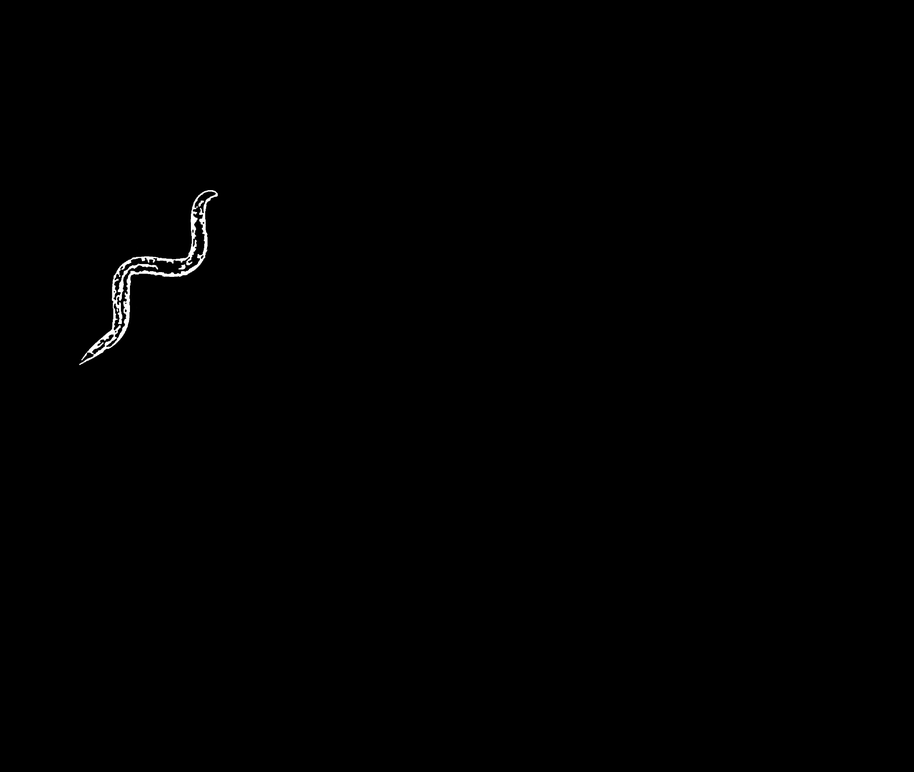
#> input picture project_5/initial_mask1.png, 914 x 772 px, shrunk from 1920 x 1620 before the run
$ python step_by_step.py
#> lines starting #> are read from the running program, lines starting #| are printed output that depends on the picture; after the words box and inside, x2 and y2 are one past the last pixel; in counts of white or black regions, pixels touching at a corner belong together

import cv2
import numpy as np
import matplotlib.pyplot as plt
from scipy.spatial.distance import pdist, squareform
from scipy.sparse.csgraph import minimum_spanning_tree

def load_and_verify_mask(image_path):
    """Previous load_and_verify_mask function remains the same"""
#> called with image_path = 'initial_mask1.png'
    mask = cv2.imread(image_path, cv2.IMREAD_GRAYSCALE)
#> mask is the input picture: shape (772, 914); min 0, max 255, mean 0.7
    if mask is None:
        raise ValueError(f"Could not read image from {image_path}")

    _, mask = cv2.threshold(mask, 127, 255, cv2.THRESH_BINARY)
#> mask: shape (772, 914); 0.28% white; 3 white regions (1 under 20 px), largest, box (x1, y1, x2, y2) and area: (79, 190, 218, 365) 1968, (179, 264, 186, 270) 21
    return mask

def find_longest_path(mst, points):
    """
    Find the longest path in the MST using two-pass approach.
    Args:
        mst: Minimum spanning tree adjacency matrix
        points: Array of point coordinates
    Returns:
        path_indices: Indices of points forming the longest path
    """
    n_points = len(points)

    def bfs_farthest_point(start):
        """Find farthest point from start using BFS."""
        distances = np.full(n_points, np.inf)
        distances[start] = 0
        parents = np.full(n_points, -1)
        queue = [start]

        while queue:
            current = queue.pop(0)
            neighbors = np.where(mst[current] > 0)[0]

            for neighbor in neighbors:
                if distances[neighbor] == np.inf:
                    distances[neighbor] = distances[current] + mst[current, neighbor]
                    parents[neighbor] = current
                    queue.append(neighbor)

        # Find farthest point
        end_point = np.argmax(distances)

        # Reconstruct path
        path = []
        current = end_point
        while current != -1:
            path.append(current)
            current = parents[current]

        return end_point, path[::-1], distances[end_point]

    # First pass: Find farthest point from arbitrary start (use point 0)
    end1, _, _ = bfs_farthest_point(0)

    # Second pass: Find farthest point from end1
    _, final_path, max_dist = bfs_farthest_point(end1)

    return final_path

def process_and_visualize(mask, num_samples=50):
    """
    Process mask and visualize results.
    """
#> called with num_samples = 50
    # Get coordinates of worm pixels
    y, x = np.where(mask > 0)
#> y = 1992 values from 190 to 364; x = 1992 values, max 217 at index 28, min 79 at index 1990, mean 149.4

    # Randomly sample points
    indices = np.random.choice(len(x), min(num_samples, len(x)), replace=False)
#> indices = 50 values, max 1947 at index 6, min 17 at index 43, mean 970.1
    points = np.column_stack((x[indices], y[indices]))
#> points = 50 pairs, first value 86 to 216, second value 191 to 354

    # Calculate MST
    distances = squareform(pdist(points))
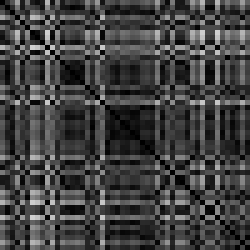
#> distances: shape (50, 50) float64 (shown 5 times larger); min 0, max 207.9, mean 65.8
    mst = minimum_spanning_tree(distances).toarray()
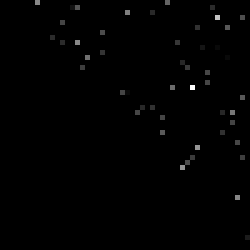
#> mst: shape (50, 50) float64 (shown 5 times larger); min 0, max 26.02, mean 0.2; drawn with min black and max white

    # Find longest path
    path_indices = find_longest_path(mst, points)
#> in find_longest_path, `n_points = len(points)`: n_points = 50
#> in bfs_farthest_point, `parents = np.full(n_points, -1)`: parents = 50 values from -1 to -1
#> after the loop in bfs_farthest_point, `while queue:`: parents = 50 values, max 33 at index 36, min -1 at index 0, mean 0.1; queue = []
#> in bfs_farthest_point, `end_point = np.argmax(distances)`: end_point = 1
#> the loop in bfs_farthest_point, `while current != -1:` made 1 pass
#> current on pass 1: -1
#> after the loop in bfs_farthest_point, `while current != -1:`: path = [1]
#> in find_longest_path, `end1, _, _ = bfs_farthest_point(0)`: end1 = 1
#> the loop in bfs_farthest_point (call 2), `while queue:` made 5 passes
#> current on passes 3 to 5: 15, 42, 41
#> (current, neighbors) on passes 1 to 2: (1, [14, 15, 42]), (14, [41])
#> the loop in bfs_farthest_point (call 2), `while current != -1:` made 1 pass
#> in find_longest_path, `_, final_path, max_dist = bfs_farthest_point(end1)`: final_path = [0]; max_dist = inf
#> path_indices = [0]
    path_points = points[path_indices]
#> path_points = [[111, 341]]

    # Visualize
    fig, (ax1, ax2) = plt.subplots(1, 2, figsize=(15, 7))

    # Original MST
    ax1.imshow(mask, cmap='gray')
    for i in range(len(points)):
        for j in range(i+1, len(points)):
            if mst[i, j] > 0:
                ax1.plot([points[i, 0], points[j, 0]],
                        [points[i, 1], points[j, 1]],
                        'r-', alpha=0.5)
#> this loop made 50 passes
    ax1.scatter(points[:, 0], points[:, 1], c='r', s=30)
    ax1.set_title('Minimum Spanning Tree')

    # Longest path
    ax2.imshow(mask, cmap='gray')
    for i in range(len(path_points)-1):
        ax2.plot([path_points[i, 0], path_points[i+1, 0]],
                [path_points[i, 1], path_points[i+1, 1]],
                'g-', linewidth=2)
#> this loop made 0 passes
    ax2.scatter(path_points[:, 0], path_points[:, 1], c='g', s=50)
    ax2.scatter(path_points[0, 0], path_points[0, 1], c='r', s=100, label='Start')
    ax2.scatter(path_points[-1, 0], path_points[-1, 1], c='b', s=100, label='End')
    ax2.set_title('Longest Path (Backbone)')
    ax2.legend()

    plt.tight_layout()
    plt.show()
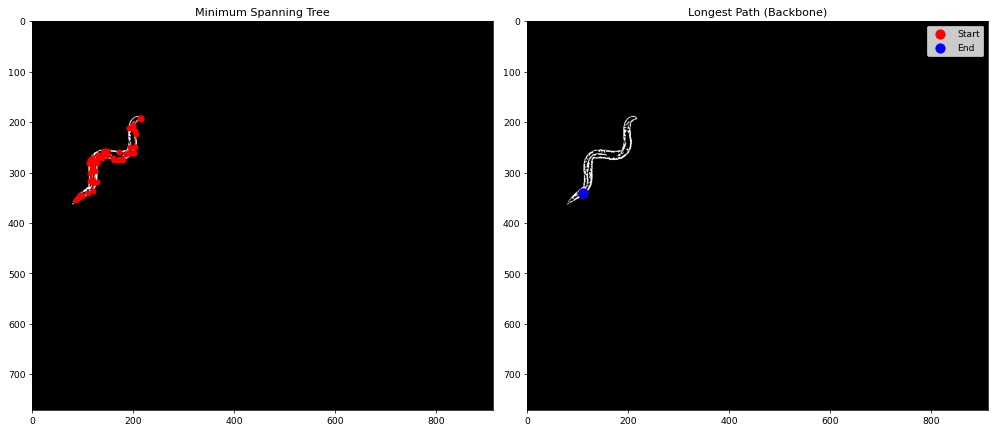
#> figure drawn by matplotlib, 2 panels

    return points, mst, path_points

if __name__ == "__main__":
    # Replace with your mask image path
    image_path = "initial_mask1.png"

    try:
        # Load mask
        mask = load_and_verify_mask(image_path)

        # Process and visualize
        points, mst, path_points = process_and_visualize(mask, num_samples=50)
#> path_points = [[111, 341]]

    except Exception as e:
        print(f"Error: {e}")


# [139 lines of commented-out code are left out]
